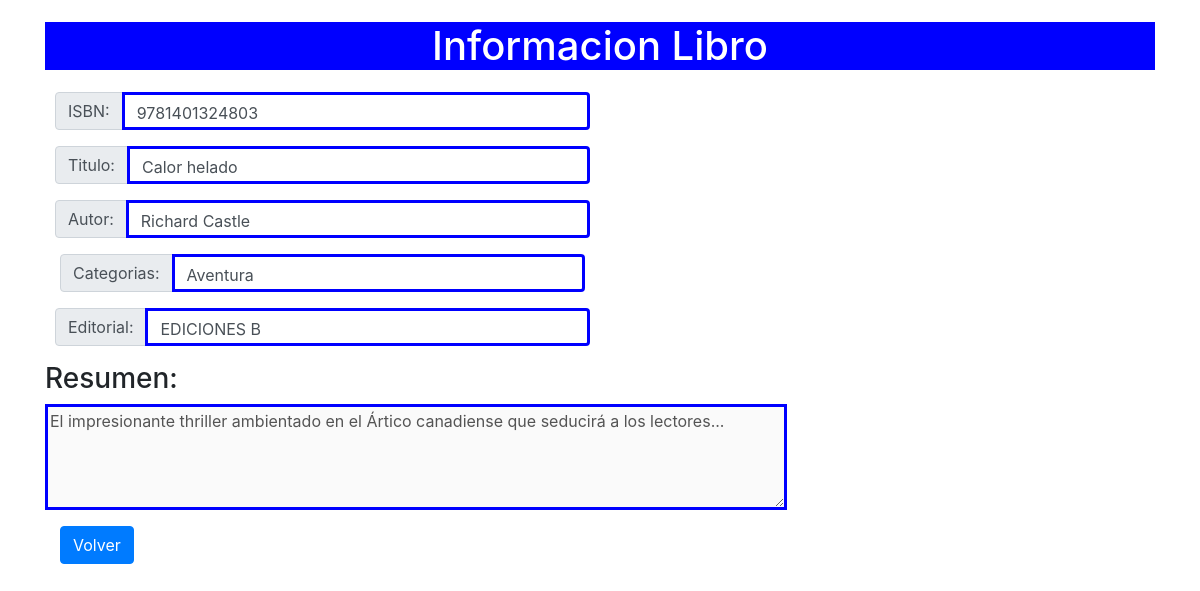
The app's page /infoLibro.php?id=1 with its own data.
### tables this page shows
CREATE TABLE `libros` (
  `ID` int(10) NOT NULL,
  `ISBN` varchar(13) NOT NULL,
  `titulo` varchar(100) NOT NULL,
  `autor` varchar(100) NOT NULL,
  `categoria` varchar(2) DEFAULT NULL,
  `editorial` varchar(50) NOT NULL,
  `resumen` text
);

CREATE TABLE `categoria` (
  `idCat` varchar(2) NOT NULL,
  `descripcion` varchar(60) DEFAULT NULL
);

### infoLibro.php (the view, shortened to what this page needs)
<?php
$id = $_GET["id"];
require 'conexion.php';
$stmt = $conn->prepare("SELECT ID, ISBN, titulo, autor, categoria, editorial, resumen FROM libros where ID=?");
$stmt->bind_param("i", $id);
$stmt->execute();
$fila = $stmt->get_result()->fetch_assoc();
if ($fila) {
?>
    <!DOCTYPE html>
    <html lang="en">
    <head>
        <link rel="stylesheet" href="https://maxcdn.bootstrapcdn.com/bootstrap/4.5.2/css/bootstrap.min.css">
        <link rel="stylesheet" href="estilos.css">
    </head>
    <body>
        <div class="container">
            <div class="titulo">
                <h1> Informacion Libro </h1>
            </div>
            <form action="listadoLibros.php" method="POST">
                <div class="col-sm-6">
                    <div class="form-row">
                        <div class="input-group mb-3">
                            <div class="input-group-prepend">
                                <span class="input-group-text" id="inputGroup-sizing-default">ISBN:</span>
                            </div>
                            <label class="form-control" aria-label="Default" aria-describedby="inputGroup-sizing-default" style="border:solid blue"><?php echo $fila["ISBN"]; ?></label>
                        </div>
                    </div>
                </div>
                <div class="col-sm-6">
                    <div class="form-row">
                        <div class="input-group mb-3">
                            <div class="input-group-prepend">
                                <span class="input-group-text" id="inputGroup-sizing-default">Titulo:</span>
                            </div>
                            <label class="form-control" aria-label="Default" aria-describedby="inputGroup-sizing-default" style="border:solid blue"><?php echo $fila["titulo"]; ?></label>
                        </div>
                    </div>
                </div>
                <div class="col-sm-6">
                    <div class="form-row">
                        <div class="input-group mb-3">
                            <div class="input-group-prepend">
                                <span class="input-group-text" id="inputGroup-sizing-default">Autor:</span>
                            </div>
                            <label class="form-control" aria-label="Default" aria-describedby="inputGroup-sizing-default" style="border:solid blue"><?php echo $fila["autor"]; ?></label>
                        </div>
                    </div>
                </div>
                <div class="col-sm-6">
                    <div class="input-group mb-3">
                        <div class="input-group-prepend">
                            <span class="input-group-text" id="inputGroup-sizing-default">Categorias: </span>
                        </div>
                        <?php
                        require 'conexion.php';
                        $stmt = $conn->prepare("SELECT descripcion FROM categoria where idCat=?");
                        $stmt->bind_param("s", $fila["categoria"]);
                        $stmt->execute();
                        $filaa = $stmt->get_result()->fetch_assoc();
                        ?>
                        <label class="form-control" aria-label="Default" aria-describedby="inputGroup-sizing-default" style="border:solid blue"><?php echo $filaa["descripcion"];  ?></label>
                    </div>
                </div>
                <div class="col-sm-6">
                    <div class="form-row">
                        <div class="input-group mb-3">
                            <div class="input-group-prepend">
                                <span class="input-group-text" id="inputGroup-sizing-default">Editorial:</span>
                            </div>
                            <label class="form-control" aria-label="Default" aria-describedby="inputGroup-sizing-default" style="border:solid blue"><?php echo $fila["editorial"];  ?></label>
                        </div>
                    </div>
                </div>
                <h3>Resumen: </h3>
                <div class="input-group mb-3">
                    <textarea id="resumen" name="resumen" rows="4" cols="70" style="border:solid blue" disabled><?php echo $fila["resumen"]; ?></textarea>
                </div>
                <form class="form-inline" action="listadoLibros.php">
                    <div class="col-sm-4">
                        <div class="input-group mb-3">
                            <input type="submit" value="Volver" id="enviar" type="button" class="btn btn-primary">
                        </div>
                    </div>
                </form>
        </div>
    </body>
    </html>
<?php
} else {
    echo "error en la base de datos";
}
?>

### estilos.css (style rules this page uses)
.titulo { text-align: center; background-color: blue; margin-top: 2%; margin-bottom: 2%; color: rgb(255, 255, 255); }

### records on screen
libros: ISBN "9781401324803", titulo "Calor helado", autor "Richard Castle", editorial "EDICIONES B", resumen "El impresionante thriller ambientado en el Ártico canadiense que seducirá a los lectores..."
categoria: descripcion "Aventura"
